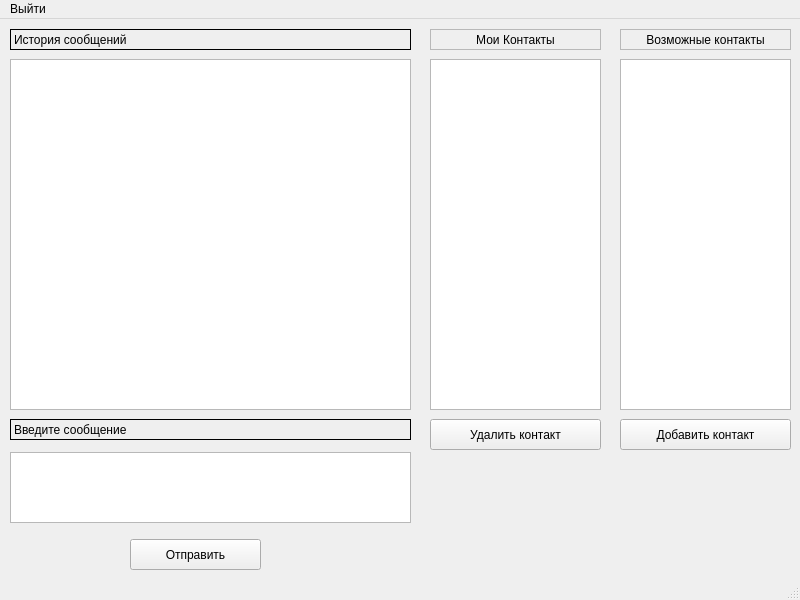
<?xml version="1.0" encoding="UTF-8"?>
<ui version="4.0">
 <class>MainClientWindow</class>
 <widget class="QMainWindow" name="MainClientWindow">
  <property name="geometry">
   <rect>
    <x>0</x>
    <y>0</y>
    <width>800</width>
    <height>600</height>
   </rect>
  </property>
  <property name="windowTitle">
   <string>Чат Клиента</string>
  </property>
  <widget class="QWidget" name="centralwidget">
   <widget class="QLabel" name="label_message_history">
    <property name="geometry">
     <rect>
      <x>10</x>
      <y>10</y>
      <width>401</width>
      <height>21</height>
     </rect>
    </property>
    <property name="frameShape">
     <enum>QFrame::Box</enum>
    </property>
    <property name="text">
     <string>История сообщений</string>
    </property>
   </widget>
   <widget class="QLabel" name="label_contacts">
    <property name="geometry">
     <rect>
      <x>430</x>
      <y>10</y>
      <width>171</width>
      <height>21</height>
     </rect>
    </property>
    <property name="frameShape">
     <enum>QFrame::StyledPanel</enum>
    </property>
    <property name="text">
     <string>Мои Контакты</string>
    </property>
    <property name="alignment">
     <set>Qt::AlignCenter</set>
    </property>
   </widget>
   <widget class="QPushButton" name="btn_delete_contact">
    <property name="geometry">
     <rect>
      <x>430</x>
      <y>400</y>
      <width>171</width>
      <height>31</height>
     </rect>
    </property>
    <property name="text">
     <string>Удалить контакт</string>
    </property>
   </widget>
   <widget class="QPushButton" name="btn_add_contact">
    <property name="geometry">
     <rect>
      <x>620</x>
      <y>400</y>
      <width>171</width>
      <height>31</height>
     </rect>
    </property>
    <property name="text">
     <string>Добавить контакт</string>
    </property>
   </widget>
   <widget class="QPushButton" name="btn_send_message">
    <property name="geometry">
     <rect>
      <x>130</x>
      <y>520</y>
      <width>131</width>
      <height>31</height>
     </rect>
    </property>
    <property name="text">
     <string>Отправить</string>
    </property>
   </widget>
   <widget class="QListView" name="list_message_history">
    <property name="geometry">
     <rect>
      <x>10</x>
      <y>40</y>
      <width>401</width>
      <height>351</height>
     </rect>
    </property>
   </widget>
   <widget class="QListView" name="list_contacts">
    <property name="geometry">
     <rect>
      <x>430</x>
      <y>40</y>
      <width>171</width>
      <height>351</height>
     </rect>
    </property>
   </widget>
   <widget class="QTextEdit" name="text_message">
    <property name="geometry">
     <rect>
      <x>10</x>
      <y>433</y>
      <width>401</width>
      <height>71</height>
     </rect>
    </property>
   </widget>
   <widget class="QLabel" name="label_known_clients">
    <property name="geometry">
     <rect>
      <x>620</x>
      <y>10</y>
      <width>171</width>
      <height>21</height>
     </rect>
    </property>
    <property name="frameShape">
     <enum>QFrame::StyledPanel</enum>
    </property>
    <property name="text">
     <string>Возможные контакты</string>
    </property>
    <property name="alignment">
     <set>Qt::AlignCenter</set>
    </property>
   </widget>
   <widget class="QLabel" name="label_new_message">
    <property name="geometry">
     <rect>
      <x>10</x>
      <y>400</y>
      <width>401</width>
      <height>21</height>
     </rect>
    </property>
    <property name="frameShape">
     <enum>QFrame::Box</enum>
    </property>
    <property name="text">
     <string>Введите сообщение</string>
    </property>
    <property name="textFormat">
     <enum>Qt::AutoText</enum>
    </property>
   </widget>
   <widget class="QListView" name="list_known_clients">
    <property name="geometry">
     <rect>
      <x>620</x>
      <y>40</y>
      <width>171</width>
      <height>351</height>
     </rect>
    </property>
   </widget>
  </widget>
  <widget class="QMenuBar" name="menubar">
   <property name="geometry">
    <rect>
     <x>0</x>
     <y>0</y>
     <width>800</width>
     <height>21</height>
    </rect>
   </property>
   <widget class="QMenu" name="menu">
    <property name="title">
     <string>Выйти</string>
    </property>
   </widget>
   <addaction name="menu"/>
  </widget>
  <widget class="QStatusBar" name="statusbar"/>
 </widget>
 <resources/>
 <connections/>
</ui>
